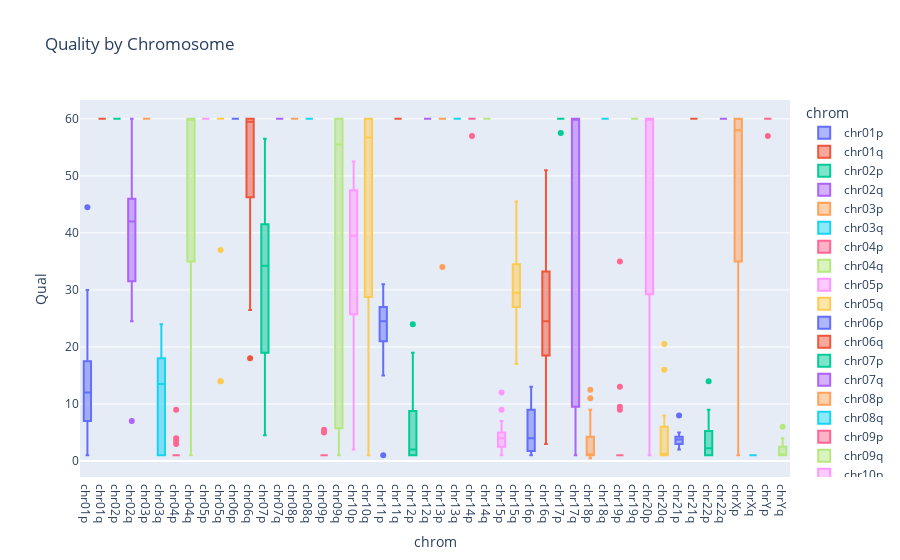

This figure's notebook cell:
### Code cell
fig = px.box(masterdf.sort_values('chrom'), x='chrom', y='Qual',color ='chrom',
             title = 'Quality by Chromosome')
fig.show()

### Figure 1 — Plotly figure (JSON) as saved in the notebook; plotly's stock layout.template omitted (floating-point values rounded to 4 significant figures)
{"data": [{"alignmentgroup": "True", "hovertemplate": "chrom=%{x}<br>Qual=%{y}<extra></extra>", "legendgroup": "chr01p", "marker": {"color": "#636efa"}, "name": "chr01p", "notched": false, "offsetgroup": "chr01p", "orientation": "v", "showlegend": true, "type": "box", "x": ["chr01p", "chr01p", "chr01p", "chr01p", "chr01p", "chr01p", "chr01p", "chr01p", "chr01p", "chr01p", "chr01p", "chr01p", "chr01p", "chr01p", "chr01p", "chr01p", "chr01p", "chr01p", "chr01p", "chr01p"], "x0": " ", "xaxis": "x", "y": [20, 12, 12, 44.5, 7, 30, 7, 15, 9, 2, 19, 21, 16, 14, 1, 10, 13.5, 7, 1, 7], "y0": " ", "yaxis": "y"}, {"alignmentgroup": "True", "hovertemplate": "chrom=%{x}<br>Qual=%{y}<extra></extra>", "legendgroup": "chr01q", "marker": {"color": "#EF553B"}, "name": "chr01q", "notched": false, "offsetgroup": "chr01q", "orientation": "v", "showlegend": true, "type": "box", "x": ["chr01q", "chr01q", "chr01q", "chr01q", "chr01q", "chr01q", "chr01q", "chr01q", "chr01q", "chr01q", "chr01q", "chr01q", "chr01q", "chr01q", "chr01q", "chr01q", "chr01q", "chr01q", "chr01q", "chr01q"], "x0": " ", "xaxis": "x", "y": [60, 60, 60, 60, 60, 60, 60, 60, 60, 60, 60, 60, 60, 60, 60, 60, 60, 60, 60, 60], "y0": " ", "yaxis": "y"}, {"alignmentgroup": "True", "hovertemplate": "chrom=%{x}<br>Qual=%{y}<extra></extra>", "legendgroup": "chr02p", "marker": {"color": "#00cc96"}, "name": "chr02p", "notched": false, "offsetgroup": "chr02p", "orientation": "v", "showlegend": true, "type": "box", "x": ["chr02p", "chr02p", "chr02p", "chr02p", "chr02p", "chr02p", "chr02p", "chr02p", "chr02p", "chr02p", "chr02p", "chr02p", "chr02p", "chr02p", "chr02p", "chr02p", "chr02p", "chr02p", "chr02p", "chr02p"], "x0": " ", "xaxis": "x", "y": [60, 60, 60, 60, 60, 60, 60, 60, 60, 60, 60, 60, 60, 60, 60, 60, 60, 60, 60, 60], "y0": " ", "yaxis": "y"}, {"alignmentgroup": "True", "hovertemplate": "chrom=%{x}<br>Qual=%{y}<extra></extra>", "legendgroup": "chr02q", "marker": {"color": "#ab63fa"}, "name": "chr02q", "notched": false, "offsetgroup": "chr02q", "orientation": "v", "showlegend": true, "type": "box", "x": ["chr02q", "chr02q", "chr02q", "chr02q", "chr02q", "chr02q", "chr02q", "chr02q", "chr02q", "chr02q", "chr02q", "chr02q", "chr02q", "chr02q", "chr02q", "chr02q", "chr02q", "chr02q", "chr02q", "chr02q"], "x0": " ", "xaxis": "x", "y": [49, 44.5, 44, 42, 42, 37, 37, 47.5, 54, 33, 44, 28, 39, 24.5, 60, 25.5, 30, 42.5, 7, 60], "y0": " ", "yaxis": "y"}, {"alignmentgroup": "True", "hovertemplate": "chrom=%{x}<br>Qual=%{y}<extra></extra>", "legendgroup": "chr03p", "marker": {"color": "#FFA15A"}, "name": "chr03p", "notched": false, "offsetgroup": "chr03p", "orientation": "v", "showlegend": true, "type": "box", "x": ["chr03p", "chr03p", "chr03p", "chr03p", "chr03p", "chr03p", "chr03p", "chr03p", "chr03p", "chr03p", "chr03p", "chr03p", "chr03p", "chr03p", "chr03p", "chr03p", "chr03p", "chr03p", "chr03p", "chr03p"], "x0": " ", "xaxis": "x", "y": [60, 60, 60, 60, 60, 60, 60, 60, 60, 60, 60, 60, 60, 60, 60, 60, 60, 60, 60, 60], "y0": " ", "yaxis": "y"}, {"alignmentgroup": "True", "hovertemplate": "chrom=%{x}<br>Qual=%{y}<extra></extra>", "legendgroup": "chr03q", "marker": {"color": "#19d3f3"}, "name": "chr03q", "notched": false, "offsetgroup": "chr03q", "orientation": "v", "showlegend": true, "type": "box", "x": ["chr03q", "chr03q", "chr03q", "chr03q", "chr03q", "chr03q", "chr03q", "chr03q", "chr03q", "chr03q", "chr03q", "chr03q", "chr03q", "chr03q", "chr03q", "chr03q", "chr03q", "chr03q", "chr03q", "chr03q"], "x0": " ", "xaxis": "x", "y": [24, 17, 22, 7, 14, 1, 14.5, 24, 1, 20, 2, 2, 1, 13, 18, 14, 18, 1, 1, 1], "y0": " ", "yaxis": "y"}, {"alignmentgroup": "True", "hovertemplate": "chrom=%{x}<br>Qual=%{y}<extra></extra>", "legendgroup": "chr04p", "marker": {"color": "#FF6692"}, "name": "chr04p", "notched": false, "offsetgroup": "chr04p", "orientation": "v", "showlegend": true, "type": "box", "x": ["chr04p", "chr04p", "chr04p", "chr04p", "chr04p", "chr04p", "chr04p", "chr04p", "chr04p", "chr04p", "chr04p", "chr04p", "chr04p", "chr04p", "chr04p", "chr04p", "chr04p", "chr04p", "chr04p", "chr04p"], "x0": " ", "xaxis": "x", "y": [9, 1, 1, 1, 1, 1, 1, 1, 1, 1, 3.5, 1, 1, 1, 4, 1, 1, 3, 1, 1], "y0": " ", "yaxis": "y"}, {"alignmentgroup": "True", "hovertemplate": "chrom=%{x}<br>Qual=%{y}<extra></extra>", "legendgroup": "chr04q", "marker": {"color": "#B6E880"}, "name": "chr04q", "notched": false, "offsetgroup": "chr04q", "orientation": "v", "showlegend": true, "type": "box", "x": ["chr04q", "chr04q", "chr04q", "chr04q", "chr04q", "chr04q", "chr04q", "chr04q", "chr04q", "chr04q", "chr04q", "chr04q", "chr04q", "chr04q", "chr04q", "chr04q", "chr04q", "chr04q", "chr04q", "chr04q"], "x0": " ", "xaxis": "x", "y": [60, 1, 60, 60, 60, 60, 60, 60, 1, 60, 1, 60, 60, 60, 60, 60, 4, 60, 60, 10], "y0": " ", "yaxis": "y"}, {"alignmentgroup": "True", "hovertemplate": "chrom=%{x}<br>Qual=%{y}<extra></extra>", "legendgroup": "chr05p", "marker": {"color": "#FF97FF"}, "name": "chr05p", "notched": false, "offsetgroup": "chr05p", "orientation": "v", "showlegend": true, "type": "box", "x": ["chr05p", "chr05p", "chr05p", "chr05p", "chr05p", "chr05p", "chr05p", "chr05p", "chr05p", "chr05p", "chr05p", "chr05p", "chr05p", "chr05p", "chr05p", "chr05p", "chr05p", "chr05p", "chr05p", "chr05p"], "x0": " ", "xaxis": "x", "y": [60, 60, 60, 60, 60, 60, 60, 60, 60, 60, 60, 60, 60, 60, 60, 60, 60, 60, 60, 60], "y0": " ", "yaxis": "y"}, {"alignmentgroup": "True", "hovertemplate": "chrom=%{x}<br>Qual=%{y}<extra></extra>", "legendgroup": "chr05q", "marker": {"color": "#FECB52"}, "name": "chr05q", "notched": false, "offsetgroup": "chr05q", "orientation": "v", "showlegend": true, "type": "box", "x": ["chr05q", "chr05q", "chr05q", "chr05q", "chr05q", "chr05q", "chr05q", "chr05q", "chr05q", "chr05q", "chr05q", "chr05q", "chr05q", "chr05q", "chr05q", "chr05q", "chr05q", "chr05q", "chr05q", "chr05q"], "x0": " ", "xaxis": "x", "y": [60, 60, 60, 60, 60, 14, 60, 60, 37, 60, 60, 60, 60, 60, 60, 60, 14, 60, 60, 60], "y0": " ", "yaxis": "y"}, {"alignmentgroup": "True", "hovertemplate": "chrom=%{x}<br>Qual=%{y}<extra></extra>", "legendgroup": "chr06p", "marker": {"color": "#636efa"}, "name": "chr06p", "notched": false, "offsetgroup": "chr06p", "orientation": "v", "showlegend": true, "type": "box", "x": ["chr06p", "chr06p", "chr06p", "chr06p", "chr06p", "chr06p", "chr06p"], "x0": " ", "xaxis": "x", "y": [60, 60, 60, 60, 60, 60, 60], "y0": " ", "yaxis": "y"}, {"alignmentgroup": "True", "hovertemplate": "chrom=%{x}<br>Qual=%{y}<extra></extra>", "legendgroup": "chr06q", "marker": {"color": "#EF553B"}, "name": "chr06q", "notched": false, "offsetgroup": "chr06q", "orientation": "v", "showlegend": true, "type": "box", "x": ["chr06q", "chr06q", "chr06q", "chr06q", "chr06q", "chr06q", "chr06q", "chr06q", "chr06q", "chr06q", "chr06q", "chr06q", "chr06q", "chr06q", "chr06q", "chr06q", "chr06q", "chr06q", "chr06q", "chr06q"], "x0": " ", "xaxis": "x", "y": [60, 60, 60, 60, 37, 43, 60, 60, 60, 59, 48, 18, 60, 44.5, 52.5, 55.5, 26.5, 60, 50, 60], "y0": " ", "yaxis": "y"}, {"alignmentgroup": "True", "hovertemplate": "chrom=%{x}<br>Qual=%{y}<extra></extra>", "legendgroup": "chr07p", "marker": {"color": "#00cc96"}, "name": "chr07p", "notched": false, "offsetgroup": "chr07p", "orientation": "v", "showlegend": true, "type": "box", "x": ["chr07p", "chr07p", "chr07p", "chr07p", "chr07p", "chr07p", "chr07p", "chr07p", "chr07p", "chr07p", "chr07p", "chr07p", "chr07p", "chr07p", "chr07p", "chr07p", "chr07p", "chr07p", "chr07p", "chr07p"], "x0": " ", "xaxis": "x", "y": [4.5, 34.5, 39.5, 43, 46.5, 37, 22, 36, 43, 12, 28, 32, 43, 16, 56.5, 34, 29, 9, 40, 8], "y0": " ", "yaxis": "y"}, {"alignmentgroup": "True", "hovertemplate": "chrom=%{x}<br>Qual=%{y}<extra></extra>", "legendgroup": "chr07q", "marker": {"color": "#ab63fa"}, "name": "chr07q", "notched": false, "offsetgroup": "chr07q", "orientation": "v", "showlegend": true, "type": "box", "x": ["chr07q", "chr07q", "chr07q", "chr07q", "chr07q", "chr07q", "chr07q", "chr07q", "chr07q", "chr07q", "chr07q", "chr07q", "chr07q", "chr07q", "chr07q", "chr07q", "chr07q", "chr07q", "chr07q", "chr07q"], "x0": " ", "xaxis": "x", "y": [60, 60, 60, 60, 60, 60, 60, 60, 60, 60, 60, 60, 60, 60, 60, 60, 60, 60, 60, 60], "y0": " ", "yaxis": "y"}, {"alignmentgroup": "True", "hovertemplate": "chrom=%{x}<br>Qual=%{y}<extra></extra>", "legendgroup": "chr08p", "marker": {"color": "#FFA15A"}, "name": "chr08p", "notched": false, "offsetgroup": "chr08p", "orientation": "v", "showlegend": true, "type": "box", "x": ["chr08p", "chr08p", "chr08p", "chr08p", "chr08p", "chr08p", "chr08p", "chr08p", "chr08p", "chr08p", "chr08p", "chr08p", "chr08p", "chr08p", "chr08p", "chr08p"], "x0": " ", "xaxis": "x", "y": [60, 60, 60, 60, 60, 60, 60, 60, 60, 60, 60, 60, 60, 60, 60, 60], "y0": " ", "yaxis": "y"}, {"alignmentgroup": "True", "hovertemplate": "chrom=%{x}<br>Qual=%{y}<extra></extra>", "legendgroup": "chr08q", "marker": {"color": "#19d3f3"}, "name": "chr08q", "notched": false, "offsetgroup": "chr08q", "orientation": "v", "showlegend": true, "type": "box", "x": ["chr08q", "chr08q", "chr08q", "chr08q", "chr08q", "chr08q", "chr08q", "chr08q", "chr08q", "chr08q", "chr08q", "chr08q"], "x0": " ", "xaxis": "x", "y": [60, 60, 60, 60, 60, 60, 60, 60, 60, 60, 60, 60], "y0": " ", "yaxis": "y"}, {"alignmentgroup": "True", "hovertemplate": "chrom=%{x}<br>Qual=%{y}<extra></extra>", "legendgroup": "chr09p", "marker": {"color": "#FF6692"}, "name": "chr09p", "notched": false, "offsetgroup": "chr09p", "orientation": "v", "showlegend": true, "type": "box", "x": ["chr09p", "chr09p", "chr09p", "chr09p", "chr09p", "chr09p", "chr09p", "chr09p", "chr09p", "chr09p", "chr09p", "chr09p", "chr09p", "chr09p", "chr09p", "chr09p", "chr09p", "chr09p", "chr09p", "chr09p"], "x0": " ", "xaxis": "x", "y": [1, 1, 1, 1, 5.5, 1, 1, 1, 1, 1, 1, 1, 1, 5, 1, 1, 1, 1, 1, 1], "y0": " ", "yaxis": "y"}, {"alignmentgroup": "True", "hovertemplate": "chrom=%{x}<br>Qual=%{y}<extra></extra>", "legendgroup": "chr09q", "marker": {"color": "#B6E880"}, "name": "chr09q", "notched": false, "offsetgroup": "chr09q", "orientation": "v", "showlegend": true, "type": "box", "x": ["chr09q", "chr09q", "chr09q", "chr09q", "chr09q", "chr09q", "chr09q", "chr09q", "chr09q", "chr09q", "chr09q", "chr09q", "chr09q", "chr09q", "chr09q", "chr09q", "chr09q", "chr09q", "chr09q", "chr09q"], "x0": " ", "xaxis": "x", "y": [58.5, 1, 60, 60, 56, 5, 57.5, 4, 55, 6.5, 46, 51, 16, 1, 60, 60, 58.5, 60, 60, 1], "y0": " ", "yaxis": "y"}, {"alignmentgroup": "True", "hovertemplate": "chrom=%{x}<br>Qual=%{y}<extra></extra>", "legendgroup": "chr10p", "marker": {"color": "#FF97FF"}, "name": "chr10p", "notched": false, "offsetgroup": "chr10p", "orientation": "v", "showlegend": true, "type": "box", "x": ["chr10p", "chr10p", "chr10p", "chr10p", "chr10p", "chr10p", "chr10p", "chr10p", "chr10p", "chr10p", "chr10p", "chr10p", "chr10p", "chr10p", "chr10p", "chr10p", "chr10p", "chr10p", "chr10p", "chr10p"], "x0": " ", "xaxis": "x", "y": [52.5, 36.5, 15, 50, 50, 41.5, 39, 34, 39, 2, 42, 15.5, 51, 45.5, 47, 32, 48, 40, 19, 19.5], "y0": " ", "yaxis": "y"}, {"alignmentgroup": "True", "hovertemplate": "chrom=%{x}<br>Qual=%{y}<extra></extra>", "legendgroup": "chr10q", "marker": {"color": "#FECB52"}, "name": "chr10q", "notched": false, "offsetgroup": "chr10q", "orientation": "v", "showlegend": true, "type": "box", "x": ["chr10q", "chr10q", "chr10q", "chr10q", "chr10q", "chr10q", "chr10q", "chr10q", "chr10q", "chr10q", "chr10q", "chr10q", "chr10q", "chr10q", "chr10q", "chr10q", "chr10q", "chr10q", "chr10q", "chr10q"], "x0": " ", "xaxis": "x", "y": [11, 60, 35, 47, 35, 60, 60, 60, 60, 60, 60, 60, 53.5, 60, 30, 1, 17.5, 27.5, 60, 26], "y0": " ", "yaxis": "y"}, {"alignmentgroup": "True", "hovertemplate": "chrom=%{x}<br>Qual=%{y}<extra></extra>", "legendgroup": "chr11p", "marker": {"color": "#636efa"}, "name": "chr11p", "notched": false, "offsetgroup": "chr11p", "orientation": "v", "showlegend": true, "type": "box", "x": ["chr11p", "chr11p", "chr11p", "chr11p", "chr11p", "chr11p", "chr11p", "chr11p", "chr11p", "chr11p", "chr11p", "chr11p", "chr11p", "chr11p", "chr11p", "chr11p", "chr11p", "chr11p", "chr11p", "chr11p"], "x0": " ", "xaxis": "x", "y": [21, 15, 26, 19, 25, 29, 21, 24, 26, 23, 25, 31, 29.5, 25, 22, 16, 1, 21, 28, 30], "y0": " ", "yaxis": "y"}, {"alignmentgroup": "True", "hovertemplate": "chrom=%{x}<br>Qual=%{y}<extra></extra>", "legendgroup": "chr11q", "marker": {"color": "#EF553B"}, "name": "chr11q", "notched": false, "offsetgroup": "chr11q", "orientation": "v", "showlegend": true, "type": "box", "x": ["chr11q", "chr11q", "chr11q", "chr11q", "chr11q", "chr11q", "chr11q", "chr11q", "chr11q", "chr11q", "chr11q", "chr11q", "chr11q", "chr11q", "chr11q", "chr11q", "chr11q", "chr11q", "chr11q", "chr11q"], "x0": " ", "xaxis": "x", "y": [60, 60, 60, 60, 60, 60, 60, 60, 60, 60, 60, 60, 60, 60, 60, 60, 60, 60, 60, 60], "y0": " ", "yaxis": "y"}, {"alignmentgroup": "True", "hovertemplate": "chrom=%{x}<br>Qual=%{y}<extra></extra>", "legendgroup": "chr12p", "marker": {"color": "#00cc96"}, "name": "chr12p", "notched": false, "offsetgroup": "chr12p", "orientation": "v", "showlegend": true, "type": "box", "x": ["chr12p", "chr12p", "chr12p", "chr12p", "chr12p", "chr12p", "chr12p", "chr12p", "chr12p", "chr12p", "chr12p", "chr12p", "chr12p", "chr12p", "chr12p", "chr12p", "chr12p", "chr12p", "chr12p", "chr12p"], "x0": " ", "xaxis": "x", "y": [11, 1, 2, 1, 4, 24, 1, 1, 1, 1, 7, 5, 2, 16, 1, 19, 3, 1, 1, 10.5], "y0": " ", "yaxis": "y"}, {"alignmentgroup": "True", "hovertemplate": "chrom=%{x}<br>Qual=%{y}<extra></extra>", "legendgroup": "chr12q", "marker": {"color": "#ab63fa"}, "name": "chr12q", "notched": false, "offsetgroup": "chr12q", "orientation": "v", "showlegend": true, "type": "box", "x": ["chr12q", "chr12q", "chr12q", "chr12q", "chr12q", "chr12q", "chr12q", "chr12q", "chr12q", "chr12q", "chr12q", "chr12q", "chr12q", "chr12q", "chr12q", "chr12q", "chr12q", "chr12q", "chr12q", "chr12q"], "x0": " ", "xaxis": "x", "y": [60, 60, 60, 60, 60, 60, 60, 60, 60, 60, 60, 60, 60, 60, 60, 60, 60, 60, 60, 60], "y0": " ", "yaxis": "y"}, {"alignmentgroup": "True", "hovertemplate": "chrom=%{x}<br>Qual=%{y}<extra></extra>", "legendgroup": "chr13p", "marker": {"color": "#FFA15A"}, "name": "chr13p", "notched": false, "offsetgroup": "chr13p", "orientation": "v", "showlegend": true, "type": "box", "x": ["chr13p", "chr13p", "chr13p", "chr13p", "chr13p", "chr13p", "chr13p", "chr13p", "chr13p", "chr13p", "chr13p"], "x0": " ", "xaxis": "x", "y": [60, 60, 60, 60, 60, 60, 60, 60, 60, 60, 34], "y0": " ", "yaxis": "y"}, {"alignmentgroup": "True", "hovertemplate": "chrom=%{x}<br>Qual=%{y}<extra></extra>", "legendgroup": "chr13q", "marker": {"color": "#19d3f3"}, "name": "chr13q", "notched": false, "offsetgroup": "chr13q", "orientation": "v", "showlegend": true, "type": "box", "x": ["chr13q", "chr13q", "chr13q", "chr13q", "chr13q", "chr13q", "chr13q", "chr13q", "chr13q", "chr13q", "chr13q", "chr13q", "chr13q", "chr13q", "chr13q", "chr13q", "chr13q", "chr13q", "chr13q", "chr13q"], "x0": " ", "xaxis": "x", "y": [60, 60, 60, 60, 60, 60, 60, 60, 60, 60, 60, 60, 60, 60, 60, 60, 60, 60, 60, 60], "y0": " ", "yaxis": "y"}, {"alignmentgroup": "True", "hovertemplate": "chrom=%{x}<br>Qual=%{y}<extra></extra>", "legendgroup": "chr14p", "marker": {"color": "#FF6692"}, "name": "chr14p", "notched": false, "offsetgroup": "chr14p", "orientation": "v", "showlegend": true, "type": "box", "x": ["chr14p", "chr14p", "chr14p", "chr14p", "chr14p", "chr14p"], "x0": " ", "xaxis": "x", "y": [60, 60, 60, 60, 57, 60], "y0": " ", "yaxis": "y"}, {"alignmentgroup": "True", "hovertemplate": "chrom=%{x}<br>Qual=%{y}<extra></extra>", "legendgroup": "chr14q", "marker": {"color": "#B6E880"}, "name": "chr14q", "notched": false, "offsetgroup": "chr14q", "orientation": "v", "showlegend": true, "type": "box", "x": ["chr14q", "chr14q", "chr14q", "chr14q", "chr14q", "chr14q", "chr14q", "chr14q", "chr14q", "chr14q", "chr14q", "chr14q", "chr14q", "chr14q", "chr14q", "chr14q", "chr14q", "chr14q", "chr14q", "chr14q"], "x0": " ", "xaxis": "x", "y": [60, 60, 60, 60, 60, 60, 60, 60, 60, 60, 60, 60, 60, 60, 60, 60, 60, 60, 60, 60], "y0": " ", "yaxis": "y"}, {"alignmentgroup": "True", "hovertemplate": "chrom=%{x}<br>Qual=%{y}<extra></extra>", "legendgroup": "chr15p", "marker": {"color": "#FF97FF"}, "name": "chr15p", "notched": false, "offsetgroup": "chr15p", "orientation": "v", "showlegend": true, "type": "box", "x": ["chr15p", "chr15p", "chr15p", "chr15p", "chr15p", "chr15p", "chr15p", "chr15p", "chr15p", "chr15p", "chr15p", "chr15p", "chr15p", "chr15p", "chr15p", "chr15p", "chr15p", "chr15p", "chr15p", "chr15p"], "x0": " ", "xaxis": "x", "y": [3, 3, 12, 5, 4, 4, 3, 4, 5, 2, 5, 3, 9, 6, 2, 2, 1, 7, 4, 1], "y0": " ", "yaxis": "y"}, {"alignmentgroup": "True", "hovertemplate": "chrom=%{x}<br>Qual=%{y}<extra></extra>", "legendgroup": "chr15q", "marker": {"color": "#FECB52"}, "name": "chr15q", "notched": false, "offsetgroup": "chr15q", "orientation": "v", "showlegend": true, "type": "box", "x": ["chr15q", "chr15q", "chr15q", "chr15q", "chr15q", "chr15q", "chr15q", "chr15q", "chr15q", "chr15q", "chr15q", "chr15q", "chr15q", "chr15q", "chr15q", "chr15q", "chr15q", "chr15q", "chr15q", "chr15q"], "x0": " ", "xaxis": "x", "y": [29, 29, 36, 35, 25, 31, 28.5, 32, 38.5, 37, 26, 28, 17, 45.5, 24.5, 30, 34, 19, 28, 34], "y0": " ", "yaxis": "y"}, {"alignmentgroup": "True", "hovertemplate": "chrom=%{x}<br>Qual=%{y}<extra></extra>", "legendgroup": "chr16p", "marker": {"color": "#636efa"}, "name": "chr16p", "notched": false, "offsetgroup": "chr16p", "orientation": "v", "showlegend": true, "type": "box", "x": ["chr16p", "chr16p", "chr16p", "chr16p", "chr16p", "chr16p", "chr16p", "chr16p", "chr16p", "chr16p", "chr16p", "chr16p", "chr16p", "chr16p", "chr16p", "chr16p", "chr16p", "chr16p", "chr16p", "chr16p"], "x0": " ", "xaxis": "x", "y": [4.5, 1, 1, 13, 8, 4, 1, 4, 12, 2, 1.5, 3, 10, 4, 12, 11, 1, 4, 3, 4], "y0": " ", "yaxis": "y"}, {"alignmentgroup": "True", "hovertemplate": "chrom=%{x}<br>Qual=%{y}<extra></extra>", "legendgroup": "chr16q", "marker": {"color": "#EF553B"}, "name": "chr16q", "notched": false, "offsetgroup": "chr16q", "orientation": "v", "showlegend": true, "type": "box", "x": ["chr16q", "chr16q", "chr16q", "chr16q", "chr16q", "chr16q", "chr16q", "chr16q", "chr16q", "chr16q", "chr16q", "chr16q", "chr16q", "chr16q", "chr16q", "chr16q", "chr16q", "chr16q", "chr16q", "chr16q"], "x0": " ", "xaxis": "x", "y": [16, 3, 21, 33.5, 25, 32, 28, 15.5, 19, 24, 18, 43, 33.5, 15, 51, 21, 33, 34, 33, 24], "y0": " ", "yaxis": "y"}, {"alignmentgroup": "True", "hovertemplate": "chrom=%{x}<br>Qual=%{y}<extra></extra>", "legendgroup": "chr17p", "marker": {"color": "#00cc96"}, "name": "chr17p", "notched": false, "offsetgroup": "chr17p", "orientation": "v", "showlegend": true, "type": "box", "x": ["chr17p", "chr17p", "chr17p", "chr17p", "chr17p", "chr17p", "chr17p", "chr17p", "chr17p", "chr17p", "chr17p", "chr17p", "chr17p", "chr17p", "chr17p", "chr17p", "chr17p", "chr17p"], "x0": " ", "xaxis": "x", "y": [60, 60, 60, 60, 60, 57.5, 60, 60, 60, 60, 60, 60, 60, 60, 60, 60, 60, 60], "y0": " ", "yaxis": "y"}, {"alignmentgroup": "True", "hovertemplate": "chrom=%{x}<br>Qual=%{y}<extra></extra>", "legendgroup": "chr17q", "marker": {"color": "#ab63fa"}, "name": "chr17q", "notched": false, "offsetgroup": "chr17q", "orientation": "v", "showlegend": true, "type": "box", "x": ["chr17q", "chr17q", "chr17q", "chr17q", "chr17q", "chr17q", "chr17q", "chr17q", "chr17q", "chr17q", "chr17q", "chr17q", "chr17q", "chr17q", "chr17q", "chr17q", "chr17q", "chr17q", "chr17q", "chr17q"], "x0": " ", "xaxis": "x", "y": [60, 18, 60, 60, 60, 60, 60, 60, 60, 60, 1, 60, 60, 1, 1, 1, 60, 60, 60, 1], "y0": " ", "yaxis": "y"}, {"alignmentgroup": "True", "hovertemplate": "chrom=%{x}<br>Qual=%{y}<extra></extra>", "legendgroup": "chr18p", "marker": {"color": "#FFA15A"}, "name": "chr18p", "notched": false, "offsetgroup": "chr18p", "orientation": "v", "showlegend": true, "type": "box", "x": ["chr18p", "chr18p", "chr18p", "chr18p", "chr18p", "chr18p", "chr18p", "chr18p", "chr18p", "chr18p", "chr18p", "chr18p", "chr18p", "chr18p", "chr18p", "chr18p", "chr18p", "chr18p", "chr18p", "chr18p"], "x0": " ", "xaxis": "x", "y": [1, 12.5, 1, 1, 1, 1, 0.5, 9, 1, 4, 11, 1, 5, 1, 1, 1, 4.5, 1, 1, 1.5], "y0": " ", "yaxis": "y"}, {"alignmentgroup": "True", "hovertemplate": "chrom=%{x}<br>Qual=%{y}<extra></extra>", "legendgroup": "chr18q", "marker": {"color": "#19d3f3"}, "name": "chr18q", "notched": false, "offsetgroup": "chr18q", "orientation": "v", "showlegend": true, "type": "box", "x": ["chr18q", "chr18q", "chr18q", "chr18q", "chr18q", "chr18q", "chr18q", "chr18q", "chr18q", "chr18q", "chr18q", "chr18q", "chr18q", "chr18q", "chr18q", "chr18q", "chr18q", "chr18q", "chr18q", "chr18q"], "x0": " ", "xaxis": "x", "y": [60, 60, 60, 60, 60, 60, 60, 60, 60, 60, 60, 60, 60, 60, 60, 60, 60, 60, 60, 60], "y0": " ", "yaxis": "y"}, {"alignmentgroup": "True", "hovertemplate": "chrom=%{x}<br>Qual=%{y}<extra></extra>", "legendgroup": "chr19p", "marker": {"color": "#FF6692"}, "name": "chr19p", "notched": false, "offsetgroup": "chr19p", "orientation": "v", "showlegend": true, "type": "box", "x": ["chr19p", "chr19p", "chr19p", "chr19p", "chr19p", "chr19p", "chr19p", "chr19p", "chr19p", "chr19p", "chr19p", "chr19p", "chr19p", "chr19p", "chr19p", "chr19p", "chr19p", "chr19p", "chr19p", "chr19p"], "x0": " ", "xaxis": "x", "y": [1, 35, 13, 1, 9.5, 1, 1, 1, 1, 1, 1, 1, 1, 1, 1, 9, 1, 1, 1, 1], "y0": " ", "yaxis": "y"}, {"alignmentgroup": "True", "hovertemplate": "chrom=%{x}<br>Qual=%{y}<extra></extra>", "legendgroup": "chr19q", "marker": {"color": "#B6E880"}, "name": "chr19q", "notched": false, "offsetgroup": "chr19q", "orientation": "v", "showlegend": true, "type": "box", "x": ["chr19q", "chr19q", "chr19q", "chr19q", "chr19q", "chr19q", "chr19q", "chr19q", "chr19q", "chr19q", "chr19q", "chr19q", "chr19q", "chr19q", "chr19q", "chr19q", "chr19q", "chr19q", "chr19q", "chr19q"], "x0": " ", "xaxis": "x", "y": [60, 60, 60, 60, 60, 60, 60, 60, 60, 60, 60, 60, 60, 60, 60, 60, 60, 60, 60, 60], "y0": " ", "yaxis": "y"}, {"alignmentgroup": "True", "hovertemplate": "chrom=%{x}<br>Qual=%{y}<extra></extra>", "legendgroup": "chr20p", "marker": {"color": "#FF97FF"}, "name": "chr20p", "notched": false, "offsetgroup": "chr20p", "orientation": "v", "showlegend": true, "type": "box", "x": ["chr20p", "chr20p", "chr20p", "chr20p", "chr20p", "chr20p", "chr20p", "chr20p", "chr20p", "chr20p", "chr20p", "chr20p", "chr20p", "chr20p", "chr20p", "chr20p", "chr20p", "chr20p", "chr20p", "chr20p"], "x0": " ", "xaxis": "x", "y": [60, 60, 17.5, 60, 23, 60, 1, 60, 59, 1, 60, 60, 37, 60, 35.5, 1, 48, 60, 60, 60], "y0": " ", "yaxis": "y"}, {"alignmentgroup": "True", "hovertemplate": "chrom=%{x}<br>Qual=%{y}<extra></extra>", "legendgroup": "chr20q", "marker": {"color": "#FECB52"}, "name": "chr20q", "notched": false, "offsetgroup": "chr20q", "orientation": "v", "showlegend": true, "type": "box", "x": ["chr20q", "chr20q", "chr20q", "chr20q", "chr20q", "chr20q", "chr20q", "chr20q", "chr20q", "chr20q", "chr20q", "chr20q", "chr20q", "chr20q", "chr20q", "chr20q", "chr20q", "chr20q", "chr20q", "chr20q"], "x0": " ", "xaxis": "x", "y": [1, 1.5, 1, 1, 6, 6, 5, 1, 20.5, 2, 8, 1, 1, 16, 1, 1, 5, 1, 8, 1], "y0": " ", "yaxis": "y"}, {"alignmentgroup": "True", "hovertemplate": "chrom=%{x}<br>Qual=%{y}<extra></extra>", "legendgroup": "chr21p", "marker": {"color": "#636efa"}, "name": "chr21p", "notched": false, "offsetgroup": "chr21p", "orientation": "v", "showlegend": true, "type": "box", "x": ["chr21p", "chr21p", "chr21p", "chr21p", "chr21p", "chr21p", "chr21p", "chr21p", "chr21p", "chr21p", "chr21p", "chr21p", "chr21p", "chr21p", "chr21p", "chr21p", "chr21p", "chr21p", "chr21p", "chr21p"], "x0": " ", "xaxis": "x", "y": [4, 3, 4, 4, 3, 3, 4, 2, 8, 4, 2, 2, 3, 5, 3, 2, 5, 5, 4.5, 3.5], "y0": " ", "yaxis": "y"}, {"alignmentgroup": "True", "hovertemplate": "chrom=%{x}<br>Qual=%{y}<extra></extra>", "legendgroup": "chr21q", "marker": {"color": "#EF553B"}, "name": "chr21q", "notched": false, "offsetgroup": "chr21q", "orientation": "v", "showlegend": true, "type": "box", "x": ["chr21q", "chr21q", "chr21q", "chr21q", "chr21q", "chr21q", "chr21q", "chr21q", "chr21q", "chr21q", "chr21q", "chr21q", "chr21q", "chr21q", "chr21q", "chr21q", "chr21q", "chr21q", "chr21q", "chr21q"], "x0": " ", "xaxis": "x", "y": [60, 60, 60, 60, 60, 60, 60, 60, 60, 60, 60, 60, 60, 60, 60, 60, 60, 60, 60, 60], "y0": " ", "yaxis": "y"}, {"alignmentgroup": "True", "hovertemplate": "chrom=%{x}<br>Qual=%{y}<extra></extra>", "legendgroup": "chr22p", "marker": {"color": "#00cc96"}, "name": "chr22p", "notched": false, "offsetgroup": "chr22p", "orientation": "v", "showlegend": true, "type": "box", "x": ["chr22p", "chr22p", "chr22p", "chr22p", "chr22p", "chr22p", "chr22p", "chr22p", "chr22p", "chr22p", "chr22p", "chr22p", "chr22p", "chr22p", "chr22p", "chr22p", "chr22p", "chr22p", "chr22p", "chr22p"], "x0": " ", "xaxis": "x", "y": [3.5, 4, 1, 1, 6, 5.5, 7, 2.5, 1, 9, 5, 14, 1, 2, 2.5, 2, 1, 2, 2, 1], "y0": " ", "yaxis": "y"}, {"alignmentgroup": "True", "hovertemplate": "chrom=%{x}<br>Qual=%{y}<extra></extra>", "legendgroup": "chr22q", "marker": {"color": "#ab63fa"}, "name": "chr22q", "notched": false, "offsetgroup": "chr22q", "orientation": "v", "showlegend": true, "type": "box", "x": ["chr22q", "chr22q", "chr22q", "chr22q", "chr22q", "chr22q", "chr22q", "chr22q", "chr22q", "chr22q", "chr22q", "chr22q", "chr22q", "chr22q", "chr22q", "chr22q", "chr22q", "chr22q", "chr22q", "chr22q"], "x0": " ", "xaxis": "x", "y": [60, 60, 60, 60, 60, 60, 60, 60, 60, 60, 60, 60, 60, 60, 60, 60, 60, 60, 60, 60], "y0": " ", "yaxis": "y"}, {"alignmentgroup": "True", "hovertemplate": "chrom=%{x}<br>Qual=%{y}<extra></extra>", "legendgroup": "chrXp", "marker": {"color": "#FFA15A"}, "name": "chrXp", "notched": false, "offsetgroup": "chrXp", "orientation": "v", "showlegend": true, "type": "box", "x": ["chrXp", "chrXp", "chrXp", "chrXp", "chrXp", "chrXp", "chrXp", "chrXp", "chrXp", "chrXp", "chrXp", "chrXp", "chrXp", "chrXp", "chrXp", "chrXp", "chrXp", "chrXp", "chrXp", "chrXp"], "x0": " ", "xaxis": "x", "y": [54, 1, 60, 33, 60, 60, 58, 50, 1, 37, 25, 60, 46, 58, 60, 60, 58, 33, 60, 60], "y0": " ", "yaxis": "y"}, {"alignmentgroup": "True", "hovertemplate": "chrom=%{x}<br>Qual=%{y}<extra></extra>", "legendgroup": "chrXq", "marker": {"color": "#19d3f3"}, "name": "chrXq", "notched": false, "offsetgroup": "chrXq", "orientation": "v", "showlegend": true, "type": "box", "x": ["chrXq", "chrXq", "chrXq", "chrXq", "chrXq", "chrXq", "chrXq", "chrXq", "chrXq", "chrXq", "chrXq", "chrXq", "chrXq", "chrXq", "chrXq", "chrXq", "chrXq", "chrXq", "chrXq", "chrXq"], "x0": " ", "xaxis": "x", "y": [1, 1, 1, 1, 1, 1, 1, 1, 1, 1, 1, 1, 1, 1, 1, 1, 1, 1, 1, 1], "y0": " ", "yaxis": "y"}, {"alignmentgroup": "True", "hovertemplate": "chrom=%{x}<br>Qual=%{y}<extra></extra>", "legendgroup": "chrYp", "marker": {"color": "#FF6692"}, "name": "chrYp", "notched": false, "offsetgroup": "chrYp", "orientation": "v", "showlegend": true, "type": "box", "x": ["chrYp", "chrYp", "chrYp", "chrYp", "chrYp", "chrYp", "chrYp", "chrYp", "chrYp", "chrYp", "chrYp", "chrYp", "chrYp", "chrYp", "chrYp", "chrYp", "chrYp", "chrYp", "chrYp", "chrYp"], "x0": " ", "xaxis": "x", "y": [60, 60, 60, 60, 60, 60, 60, 60, 60, 60, 60, 57, 60, 60, 60, 60, 60, 60, 60, 60], "y0": " ", "yaxis": "y"}, {"alignmentgroup": "True", "hovertemplate": "chrom=%{x}<br>Qual=%{y}<extra></extra>", "legendgroup": "chrYq", "marker": {"color": "#B6E880"}, "name": "chrYq", "notched": false, "offsetgroup": "chrYq", "orientation": "v", "showlegend": true, "type": "box", "x": ["chrYq", "chrYq", "chrYq", "chrYq", "chrYq", "chrYq", "chrYq", "chrYq", "chrYq", "chrYq", "chrYq", "chrYq", "chrYq", "chrYq", "chrYq", "chrYq", "chrYq", "chrYq", "chrYq", "chrYq"], "x0": " ", "xaxis": "x", "y": [1, 1, 1, 2, 1, 1, 1, 1, 3, 1, 1, 6, 1, 1, 4, 4, 1, 1, 4, 2], "y0": " ", "yaxis": "y"}], "layout": {"boxmode": "overlay", "legend": {"title": {"text": "chrom"}, "tracegroupgap": 0}, "title": {"text": "Quality by Chromosome"}, "xaxis": {"anchor": "y", "categoryarray": ["chr01p", "chr01q", "chr02p", "chr02q", "chr03p", "chr03q", "chr04p", "chr04q", "chr05p", "chr05q", "chr06p", "chr06q", "chr07p", "chr07q", "chr08p", "chr08q", "chr09p", "chr09q", "chr10p", "chr10q", "chr11p", "chr11q", "chr12p", "chr12q", "chr13p", "chr13q", "chr14p", "chr14q", "chr15p", "chr15q", "chr16p", "chr16q", "chr17p", "chr17q", "chr18p", "chr18q", "chr19p", "chr19q", "chr20p", "chr20q", "chr21p", "chr21q", "chr22p", "chr22q", "chrXp", "chrXq", "chrYp", "chrYq"], "categoryorder": "array", "domain": [0, 1], "title": {"text": "chrom"}}, "yaxis": {"anchor": "x", "domain": [0, 1], "title": {"text": "Qual"}}}}
